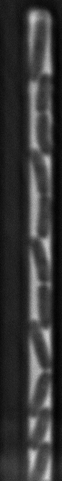
#> input picture test_trenches/0.png, 62 x 481 px
$ python -i image_funcs.py   (imports and definitions only)   (older library calls are emulated)
#> lines starting #> are read from the running program, lines starting #| are printed output that depends on the picture; after the words box and inside, x2 and y2 are one past the last pixel; in counts of white or black regions, pixels touching at a corner belong together
#> further down, picture is the input picture: shape (481, 62); min 0, max 212, mean 54.2
from pystackreg import StackReg
from skimage.filters import threshold_minimum, threshold_li
import scipy
import mahotas as mh
import math
import numpy as np
from skimage.transform import hough_line, hough_line_peaks
from skimage.feature import canny
from skimage.transform import probabilistic_hough_line, hough_line
from skimage.morphology import skeletonize
import skimage
import matplotlib.pyplot as plt

def correct_drift(reference, move):
    sr = StackReg(StackReg.RIGID_BODY)

    transformation_matrix = sr.register(reference, move)

    out_rot = sr.transform(move, transformation_matrix)
    return out_rot, transformation_matrix

def get_img_half(image, t_b):
    height = int(image.shape[0]/2)
    if t_b == "top":
        return image[:height,:]
    if t_b == "bottom":
        return image[height:,:]

def get_orientation(image, debug = False):
#> called with debug = False
    bin_image = (image > threshold_li(image)) * 1
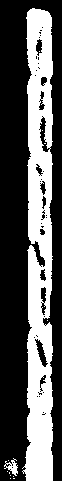
#> bin_image: shape (481, 62) int64; values 0 (black) and 1 (white), 34.8% white; 13 white regions (11 under 20 px), largest, box (x1, y1, x2, y2) and area: (22, 8, 53, 481) 10246, (4, 458, 18, 476) 111
    dilated = scipy.ndimage.morphology.binary_dilation(bin_image, iterations = 30)
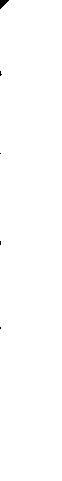
#> dilated: shape (481, 62) bool; 99.8% white; 5 black regions (4 under 20 px), largest, box (x1, y1, x2, y2) and area: (0, 0, 9, 9) 45
    labeled, num_regions  = mh.label(dilated)
#> num_regions = 1
#> (the run stopped early here; a loop or call above may not have finished)

$ run again, on test_trenches/11.png
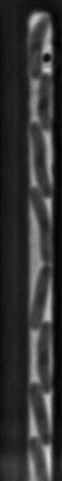
#> input picture test_trenches/11.png, 62 x 481 px
#> picture is the input picture: shape (481, 62); min 0, max 215, mean 51.2
#> in get_orientation, `bin_image = (image > threshold_li(image)) * 1`:
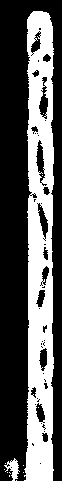
#> bin_image: shape (481, 62) int64; values 0 (black) and 1 (white), 34.8% white; 13 white regions (11 under 20 px), largest, box (x1, y1, x2, y2) and area: (24, 11, 54, 481) 10189, (4, 458, 20, 481) 162
#> dilated: shape (481, 62) bool; 99.6% white; 2 black regions (1 under 20 px), largest, box (x1, y1, x2, y2) and area: (0, 0, 14, 14) 105
#> num_regions = 1
